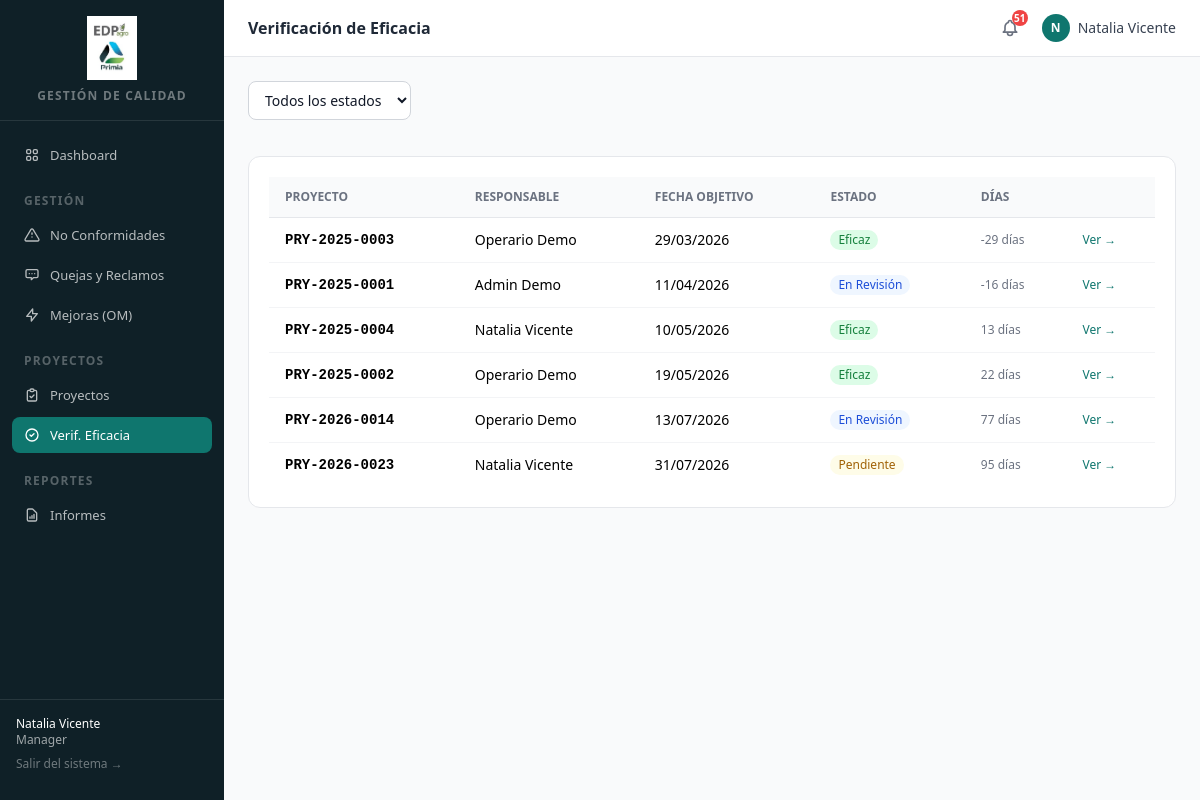
Page /verificacion/ (signed in) on the committed database.
### apps/accounts/models.py (models this page shows, shortened)
class Usuario(AbstractUser):
    rol = models.CharField(max_length=20, choices=Rol, default=Rol.OPERARIO)
    area = models.CharField(max_length=100, blank=True)
    telefono = models.CharField(max_length=30, blank=True)
    class Meta:
        verbose_name = 'Usuario'
        verbose_name_plural = 'Usuarios'
    @property
    def es_admin(self):
        return self.rol == Rol.ADMIN

### apps/verificacion/models.py (models this page shows, shortened)
class VerificacionEficacia(ModeloBase):
    proyecto = models.OneToOneField(
        'proyectos.Proyecto', on_delete=models.CASCADE,
        related_name='verificacion_eficacia'
    )
    fecha_cierre_proyecto = models.DateField()
    fecha_objetivo = models.DateField(
        help_text='Fecha en que se debe realizar la verificación (cierre + 90 días)'
    )
    estado = models.CharField(
        max_length=15, choices=EstadoVerificacion,
        default=EstadoVerificacion.PENDIENTE
    )
    responsable = models.ForeignKey(
        settings.AUTH_USER_MODEL, null=True, blank=True,
        on_delete=models.SET_NULL, related_name='verificaciones'
    )
    fecha_realizada = models.DateField(null=True, blank=True)
    resultado_descripcion = models.TextField(blank=True)
    evidencia = models.FileField(upload_to='verificacion/%Y/%m/', null=True, blank=True)
    nc_generada = models.ForeignKey(
        'nc.NoConformidad', null=True, blank=True,
        on_delete=models.SET_NULL, related_name='origen_verificacion'
    )
    class Meta:
        verbose_name = 'Verificación de Eficacia'
        verbose_name_plural = 'Verificaciones de Eficacia'
        ordering = ['fecha_objetivo']
    @property
    def dias_restantes(self):
        return (self.fecha_objetivo - timezone.now().date()).days
    @property
    def vencida(self):
        return (
            self.estado == EstadoVerificacion.PENDIENTE
            and timezone.now().date() > self.fecha_objetivo
        )

### apps/proyectos/models.py (models this page shows, shortened)
class Proyecto(ModeloBase):
    folio = models.CharField(max_length=20, unique=True, editable=False)
    nombre = models.CharField(max_length=255)
    sector = models.ForeignKey(
        Sector, null=True, blank=True,
        on_delete=models.PROTECT, related_name='proyectos',
        verbose_name='Sector'
    )
    prioridad = models.CharField(max_length=10, choices=PrioridadProyecto, default=PrioridadProyecto.MEDIA)
    proveedor = models.CharField(max_length=200, blank=True, help_text='Proveedor externo o "Interno"')
    fecha_inicio = models.DateField()
    dias_ejecucion = models.PositiveIntegerField(help_text='Días de ejecución estimados')
    responsable = models.ForeignKey(
        settings.AUTH_USER_MODEL, on_delete=models.PROTECT,
        related_name='proyectos_responsable'
    )
    estado = models.CharField(max_length=15, choices=EstadoProyecto, default=EstadoProyecto.POR_HACER)
    origen = models.CharField(max_length=15, choices=OrigenProyecto, default=OrigenProyecto.INDEPENDIENTE)
    nc = models.OneToOneField(
        'nc.NoConformidad', null=True, blank=True,
        on_delete=models.SET_NULL, related_name='proyecto'
    )
    om = models.ForeignKey(
        'om.OportunidadMejora', null=True, blank=True,
        on_delete=models.SET_NULL, related_name='proyectos'
    )
    class Meta:
        verbose_name = 'Proyecto'
        verbose_name_plural = 'Proyectos'
        ordering = ['-fecha_inicio']

### apps/verificacion/views.py (the view)
# urls.py: path('', views.lista, name='lista'),
@login_required
def lista(request):
    qs = VerificacionEficacia.objects.filter(eliminado=False).select_related('proyecto', 'responsable')
    estado = request.GET.get('estado', '')
    if estado:
        qs = qs.filter(estado=estado)
    return render(request, 'verificacion/lista.html', {
        'verificaciones': qs,
        'colores_estado': COLORES_ESTADO,
        'estados': EstadoVerificacion.choices,
        'filtros': {'estado': estado},
    })

### apps/core/context_processors.py (called while the page is built)
def notificaciones(request):
    if not request.user.is_authenticated:
        return {'notif_no_leidas': 0}
    count = Notificacion.objects.filter(
        usuario=request.user, leida=False
    ).count()
    return {'notif_no_leidas': count}

### templates/verificacion/lista.html (shortened to what this page needs)
﻿{% extends "base.html" %}
{% block page_title %}Verificación de Eficacia{% endblock %}
{% block content %}
<div class="flex items-center justify-between mb-5">
  <form class="flex gap-2" method="get">
    <select name="estado" class="form-input text-sm py-1.5" onchange="this.form.submit()">
      <option value="">Todos los estados</option>
    </select>
  </form>
</div>
{% if verificaciones %}
<div class="card overflow-hidden p-0">
  <table class="w-full text-sm">
    <thead class="bg-gray-50 border-b border-gray-200">
      <tr>
        <th class="px-4 py-3 text-left text-xs font-semibold text-gray-500 uppercase">Proyecto</th>
        <th class="px-4 py-3 text-left text-xs font-semibold text-gray-500 uppercase">Responsable</th>
        <th class="px-4 py-3 text-left text-xs font-semibold text-gray-500 uppercase">Fecha Objetivo</th>
        <th class="px-4 py-3 text-left text-xs font-semibold text-gray-500 uppercase">Estado</th>
        <th class="px-4 py-3 text-left text-xs font-semibold text-gray-500 uppercase">Días</th>
        <th class="px-4 py-3"></th>
      </tr>
    </thead>
    <tbody class="divide-y divide-gray-100">
      {% for v in verificaciones %}
      <tr class="hover:bg-gray-50 {% if v.vencida %}bg-red-50{% endif %}">
        <td class="px-4 py-3 font-mono font-semibold">{{ v.proyecto.folio }}</td>
        <td class="px-4 py-3">{{ v.responsable.get_full_name|default:v.responsable.username|default:"—" }}</td>
        <td class="px-4 py-3">{{ v.fecha_objetivo|date:"d/m/Y" }}</td>
        <td class="px-4 py-3">
          <span class="inline-flex px-2 py-0.5 rounded-full text-xs font-medium
            {% if v.estado == 'eficaz' %}bg-green-100 text-green-700
            {% elif v.estado == 'no_eficaz' %}bg-red-100 text-red-700
            {% elif v.estado == 'en_revision' %}bg-blue-50 text-blue-700
            {% else %}bg-yellow-50 text-yellow-700{% endif %}">
            {{ v.get_estado_display }}
          </span>
        </td>
        <td class="px-4 py-3">
          {% if v.vencida %}
          <span class="text-xs font-bold text-red-600">Vencida</span>
          {% else %}
          <span class="text-xs text-gray-500">{{ v.dias_restantes }} días</span>
          {% endif %}
        </td>
        <td class="px-4 py-3"><a href="{% url 'verificacion:detalle' v.pk %}" class="text-teal-700 hover:underline text-xs font-medium">Ver →</a></td>
      </tr>
      {% endfor %}
    </tbody>
  </table>
</div>
{% else %}
<div class="card text-center py-16">
  <p class="text-sm text-gray-400">No hay verificaciones registradas aún. Se crean automáticamente al finalizar un proyecto.</p>
</div>
{% endif %}
{% endblock %}

### templates/base.html (shortened to what this page needs)
{% load static %}
<!DOCTYPE html>
<html lang="es" class="h-full bg-gray-50">
<head>
  <script src="https://cdn.tailwindcss.com"></script>
</head>
<body class="h-full flex" hx-headers='{"X-CSRFToken": "{{ csrf_token }}"}'>
  <aside class="w-56 min-h-screen flex flex-col bg-sidebar text-white shrink-0">
    <div class="px-4 py-4 border-b border-white/10">
      <img src="{% static 'img/logo_edp.jpg' %}" alt="EDP Agro" class="h-16 w-full object-contain mb-2">
      <p class="text-center text-xs text-white/40 tracking-widest uppercase font-semibold">Gestión de Calidad</p>
    </div>
    <nav class="flex-1 px-3 py-4 space-y-1 text-sm">
      {% with request.resolver_match.app_name as active_app %}
      <a href="{% url 'dashboard:index' %}"
         class="nav-link {% if active_app == 'dashboard' %}bg-primary text-white{% else %}text-white/70 hover:bg-white/10{% endif %}">
        Dashboard
      </a>
      <p class="px-3 pt-4 pb-1 text-xs text-white/30 uppercase tracking-widest font-semibold">Gestión</p>
      <a href="{% url 'nc:lista' %}"
         class="nav-link {% if active_app == 'nc' %}bg-primary text-white{% else %}text-white/70 hover:bg-white/10{% endif %}">
        <svg class="w-4 h-4" fill="none" viewBox="0 0 24 24" stroke="currentColor"><path stroke-linecap="round" stroke-linejoin="round" stroke-width="2" d="M12 9v2m0 4h.01M10.29 3.86L1.82 18a2 2 0 001.71 3h16.94a2 2 0 001.71-3L13.71 3.86a2 2 0 00-3.42 0z"/></svg>
        No Conformidades
      </a>
      <a href="{% url 'qr:lista' %}"
         class="nav-link {% if active_app == 'qr' %}bg-primary text-white{% else %}text-white/70 hover:bg-white/10{% endif %}">
        <svg class="w-4 h-4" fill="none" viewBox="0 0 24 24" stroke="currentColor"><path stroke-linecap="round" stroke-linejoin="round" stroke-width="2" d="M8 10h.01M12 10h.01M16 10h.01M9 16H5a2 2 0 01-2-2V6a2 2 0 012-2h14a2 2 0 012 2v8a2 2 0 01-2 2h-5l-3 3v-3z"/></svg>
        Quejas y Reclamos
      </a>
      <a href="{% url 'om:lista' %}"
         class="nav-link {% if active_app == 'om' %}bg-primary text-white{% else %}text-white/70 hover:bg-white/10{% endif %}">
        <svg class="w-4 h-4" fill="none" viewBox="0 0 24 24" stroke="currentColor"><path stroke-linecap="round" stroke-linejoin="round" stroke-width="2" d="M13 10V3L4 14h7v7l9-11h-7z"/></svg>
        Mejoras (OM)
      </a>
      <p class="px-3 pt-4 pb-1 text-xs text-white/30 uppercase tracking-widest font-semibold">Proyectos</p>
      <a href="{% url 'proyectos:lista' %}"
         class="nav-link {% if active_app == 'proyectos' %}bg-primary text-white{% else %}text-white/70 hover:bg-white/10{% endif %}">
        <svg class="w-4 h-4" fill="none" viewBox="0 0 24 24" stroke="currentColor"><path stroke-linecap="round" stroke-linejoin="round" stroke-width="2" d="M9 5H7a2 2 0 00-2 2v12a2 2 0 002 2h10a2 2 0 002-2V7a2 2 0 00-2-2h-2M9 5a2 2 0 002 2h2a2 2 0 002-2M9 5a2 2 0 012-2h2a2 2 0 012 2m-6 9l2 2 4-4"/></svg>
        Proyectos
      </a>
      <a href="{% url 'verificacion:lista' %}"
         class="nav-link {% if active_app == 'verificacion' %}bg-primary text-white{% else %}text-white/70 hover:bg-white/10{% endif %}">
        <svg class="w-4 h-4" fill="none" viewBox="0 0 24 24" stroke="currentColor"><path stroke-linecap="round" stroke-linejoin="round" stroke-width="2" d="M9 12l2 2 4-4m6 2a9 9 0 11-18 0 9 9 0 0118 0z"/></svg>
        Verif. Eficacia
      </a>
      <p class="px-3 pt-4 pb-1 text-xs text-white/30 uppercase tracking-widest font-semibold">Reportes</p>
      <a href="{% url 'reportes:index' %}"
         class="nav-link {% if active_app == 'reportes' %}bg-primary text-white{% else %}text-white/70 hover:bg-white/10{% endif %}">
        <svg class="w-4 h-4" fill="none" viewBox="0 0 24 24" stroke="currentColor"><path stroke-linecap="round" stroke-linejoin="round" stroke-width="2" d="M9 17v-2m3 2v-4m3 4v-6m2 10H7a2 2 0 01-2-2V5a2 2 0 012-2h5.586a1 1 0 01.707.293l5.414 5.414a1 1 0 01.293.707V19a2 2 0 01-2 2z"/></svg>
        Informes
      </a>
      {% endwith %}
    </nav>
    <div class="px-4 py-4 border-t border-white/10 text-xs text-white/60">
      <p class="font-medium text-white truncate">{{ request.user.get_full_name|default:request.user.username }}</p>
      <p class="truncate">{{ request.user.get_rol_display }}</p>
      <form method="post" action="{% url 'accounts:logout' %}" class="mt-2">
        <button type="submit" class="text-white/40 hover:text-white transition-colors">Salir del sistema →</button>
      </form>
    </div>
  </aside>
  <div class="flex-1 flex flex-col min-h-screen overflow-auto">
    <header class="sticky top-0 z-10 bg-white border-b border-gray-200 flex items-center justify-between px-6 py-3">
      <h1 class="text-base font-semibold text-gray-800">{% block page_title %}{% endblock %}</h1>
      <div class="flex items-center gap-4">
        <div class="relative" id="notif-widget">
          <button id="notif-btn"
                  hx-get="{% url 'notificaciones:panel' %}"
                  hx-target="#notif-dropdown"
                  hx-swap="innerHTML"
                  hx-trigger="click[!htmx.find('#notif-dropdown').classList.contains('notif-loaded')]"
                  onclick="toggleNotifDropdown(event)"
                  class="relative p-1.5 rounded-lg text-gray-500 hover:bg-gray-100 transition-colors">
            {% if notif_no_leidas %}
            <span id="notif-badge"
                  class="absolute -top-0.5 -right-0.5 w-4 h-4 bg-red-500 text-white text-[10px] font-bold rounded-full flex items-center justify-center">
              {{ notif_no_leidas }}
            </span>
            {% endif %}
          </button>
        </div>
        <div class="flex items-center gap-2 text-sm text-gray-700">
          <div class="w-7 h-7 rounded-full bg-primary text-white flex items-center justify-center text-xs font-bold uppercase">
            {{ request.user.username|slice:":1" }}
          </div>
          <span class="hidden sm:block font-medium">{{ request.user.get_full_name|default:request.user.username }}</span>
        </div>
      </div>
    </header>
    <main class="flex-1 px-6 py-6">
      {% block content %}{% endblock %}
    </main>
  </div>
</body>
</html>

### templates/base.html (style rules this page uses)
.nav-link { display: flex; align-items: center; gap: 0.625rem; padding: 0.5rem 0.75rem; border-radius: 0.5rem; transition: background-color 0.15s; font-size: 0.8125rem; }
.form-input { display: block; width: 100%; padding: 0.5rem 0.75rem; border: 1px solid #d1d5db; border-radius: 0.5rem; font-size: 0.875rem; color: #111827; background-color: white; transition: border-color 0.15s, box-shadow 0.15s; }
.card { background-color: white; border-radius: 0.75rem; border: 1px solid #e5e7eb; padding: 1.25rem; }

### rows in the picture
Usuario: user.get_full_name "Natalia Vicente", user.rol "Manager", user.username "N"
VerificacionEficacia: proyecto.folio "PRY-2025-0003", responsable.get_full_name "Operario Demo", fecha_objetivo "29/03/2026", estado "Eficaz", dias_restantes "-29"
VerificacionEficacia: proyecto.folio "PRY-2025-0001", responsable.get_full_name "Admin Demo", fecha_objetivo "11/04/2026", estado "En Revisión", dias_restantes "-16"
VerificacionEficacia: proyecto.folio "PRY-2025-0004", responsable.get_full_name "Natalia Vicente", fecha_objetivo "10/05/2026", estado "Eficaz", dias_restantes "13"
VerificacionEficacia: proyecto.folio "PRY-2025-0002", responsable.get_full_name "Operario Demo", fecha_objetivo "19/05/2026", estado "Eficaz", dias_restantes "22"
VerificacionEficacia: proyecto.folio "PRY-2026-0014", responsable.get_full_name "Operario Demo", fecha_objetivo "13/07/2026", estado "En Revisión", dias_restantes "77"
VerificacionEficacia: proyecto.folio "PRY-2026-0023", responsable.get_full_name "Natalia Vicente", fecha_objetivo "31/07/2026", estado "Pendiente", dias_restantes "95"

### other values in the picture
{{ notif_no_leidas }} "51"
